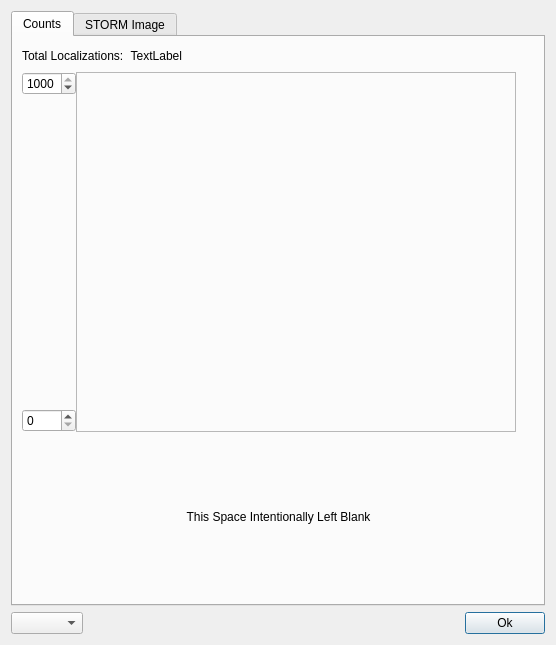
<?xml version="1.0" encoding="UTF-8"?>
<ui version="4.0">
 <class>Dialog</class>
 <widget class="QDialog" name="Dialog">
  <property name="geometry">
   <rect>
    <x>0</x>
    <y>0</y>
    <width>552</width>
    <height>645</height>
   </rect>
  </property>
  <property name="sizePolicy">
   <sizepolicy hsizetype="Preferred" vsizetype="Preferred">
    <horstretch>0</horstretch>
    <verstretch>0</verstretch>
   </sizepolicy>
  </property>
  <property name="minimumSize">
   <size>
    <width>0</width>
    <height>0</height>
   </size>
  </property>
  <property name="maximumSize">
   <size>
    <width>10000</width>
    <height>10000</height>
   </size>
  </property>
  <property name="windowTitle">
   <string>HAL-4000 Spot Counter</string>
  </property>
  <layout class="QVBoxLayout" name="verticalLayout">
   <item>
    <widget class="QTabWidget" name="tabWidget">
     <property name="currentIndex">
      <number>0</number>
     </property>
     <widget class="QWidget" name="countsTab">
      <attribute name="title">
       <string>Counts</string>
      </attribute>
      <layout class="QVBoxLayout" name="verticalLayout_3">
       <item>
        <layout class="QHBoxLayout" name="horizontalLayout_3">
         <item>
          <widget class="QLabel" name="countsText1">
           <property name="text">
            <string>Total Localizations:</string>
           </property>
          </widget>
         </item>
         <item>
          <widget class="QLabel" name="countsLabel1">
           <property name="text">
            <string>TextLabel</string>
           </property>
           <property name="alignment">
            <set>Qt::AlignRight|Qt::AlignTrailing|Qt::AlignVCenter</set>
           </property>
          </widget>
         </item>
         <item>
          <spacer name="horizontalSpacer_2">
           <property name="orientation">
            <enum>Qt::Horizontal</enum>
           </property>
           <property name="sizeHint" stdset="0">
            <size>
             <width>40</width>
             <height>20</height>
            </size>
           </property>
          </spacer>
         </item>
        </layout>
       </item>
       <item>
        <layout class="QHBoxLayout" name="horizontalLayout_2">
         <property name="spacing">
          <number>0</number>
         </property>
         <item>
          <layout class="QVBoxLayout" name="verticalLayout_2">
           <item>
            <widget class="QSpinBox" name="maxSpinBox">
             <property name="minimum">
              <number>10</number>
             </property>
             <property name="maximum">
              <number>1000</number>
             </property>
             <property name="singleStep">
              <number>10</number>
             </property>
             <property name="value">
              <number>1000</number>
             </property>
            </widget>
           </item>
           <item>
            <spacer name="verticalSpacer">
             <property name="orientation">
              <enum>Qt::Vertical</enum>
             </property>
             <property name="sizeHint" stdset="0">
              <size>
               <width>20</width>
               <height>40</height>
              </size>
             </property>
            </spacer>
           </item>
           <item>
            <widget class="QSpinBox" name="minSpinBox">
             <property name="maximum">
              <number>1000</number>
             </property>
             <property name="singleStep">
              <number>10</number>
             </property>
            </widget>
           </item>
          </layout>
         </item>
         <item>
          <widget class="QFrame" name="graphFrame">
           <property name="sizePolicy">
            <sizepolicy hsizetype="MinimumExpanding" vsizetype="Preferred">
             <horstretch>0</horstretch>
             <verstretch>0</verstretch>
            </sizepolicy>
           </property>
           <property name="minimumSize">
            <size>
             <width>440</width>
             <height>360</height>
            </size>
           </property>
           <property name="frameShape">
            <enum>QFrame::StyledPanel</enum>
           </property>
           <property name="frameShadow">
            <enum>QFrame::Sunken</enum>
           </property>
           <zorder></zorder>
          </widget>
         </item>
         <item>
          <spacer name="horizontalSpacer_5">
           <property name="orientation">
            <enum>Qt::Horizontal</enum>
           </property>
           <property name="sizeHint" stdset="0">
            <size>
             <width>40</width>
             <height>20</height>
            </size>
           </property>
          </spacer>
         </item>
        </layout>
       </item>
       <item>
        <spacer name="verticalSpacer_3">
         <property name="orientation">
          <enum>Qt::Vertical</enum>
         </property>
         <property name="sizeHint" stdset="0">
          <size>
           <width>20</width>
           <height>40</height>
          </size>
         </property>
        </spacer>
       </item>
       <item>
        <layout class="QHBoxLayout" name="horizontalLayout_4">
         <item>
          <spacer name="horizontalSpacer_3">
           <property name="orientation">
            <enum>Qt::Horizontal</enum>
           </property>
           <property name="sizeHint" stdset="0">
            <size>
             <width>40</width>
             <height>20</height>
            </size>
           </property>
          </spacer>
         </item>
         <item>
          <widget class="QLabel" name="label">
           <property name="text">
            <string>This Space Intentionally Left Blank</string>
           </property>
           <property name="alignment">
            <set>Qt::AlignCenter</set>
           </property>
          </widget>
         </item>
         <item>
          <spacer name="horizontalSpacer_4">
           <property name="orientation">
            <enum>Qt::Horizontal</enum>
           </property>
           <property name="sizeHint" stdset="0">
            <size>
             <width>40</width>
             <height>20</height>
            </size>
           </property>
          </spacer>
         </item>
        </layout>
       </item>
       <item>
        <spacer name="verticalSpacer_2">
         <property name="orientation">
          <enum>Qt::Vertical</enum>
         </property>
         <property name="sizeHint" stdset="0">
          <size>
           <width>20</width>
           <height>52</height>
          </size>
         </property>
        </spacer>
       </item>
      </layout>
     </widget>
     <widget class="QWidget" name="imageTab">
      <attribute name="title">
       <string>STORM Image</string>
      </attribute>
      <layout class="QVBoxLayout" name="verticalLayout_4">
       <item>
        <layout class="QHBoxLayout" name="horizontalLayout_5">
         <item>
          <widget class="QLabel" name="countsText2">
           <property name="text">
            <string>Total Localizations:</string>
           </property>
          </widget>
         </item>
         <item>
          <widget class="QLabel" name="countsLabel2">
           <property name="text">
            <string>TextLabel</string>
           </property>
           <property name="alignment">
            <set>Qt::AlignRight|Qt::AlignTrailing|Qt::AlignVCenter</set>
           </property>
          </widget>
         </item>
         <item>
          <spacer name="horizontalSpacer_6">
           <property name="orientation">
            <enum>Qt::Horizontal</enum>
           </property>
           <property name="sizeHint" stdset="0">
            <size>
             <width>40</width>
             <height>20</height>
            </size>
           </property>
          </spacer>
         </item>
        </layout>
       </item>
       <item>
        <widget class="QFrame" name="imageFrame">
         <property name="sizePolicy">
          <sizepolicy hsizetype="MinimumExpanding" vsizetype="MinimumExpanding">
           <horstretch>0</horstretch>
           <verstretch>0</verstretch>
          </sizepolicy>
         </property>
         <property name="minimumSize">
          <size>
           <width>512</width>
           <height>512</height>
          </size>
         </property>
         <property name="frameShape">
          <enum>QFrame::StyledPanel</enum>
         </property>
         <property name="frameShadow">
          <enum>QFrame::Sunken</enum>
         </property>
        </widget>
       </item>
      </layout>
     </widget>
    </widget>
   </item>
   <item>
    <layout class="QHBoxLayout" name="horizontalLayout">
     <item>
      <widget class="QComboBox" name="feedComboBox"/>
     </item>
     <item>
      <spacer name="horizontalSpacer">
       <property name="orientation">
        <enum>Qt::Horizontal</enum>
       </property>
       <property name="sizeHint" stdset="0">
        <size>
         <width>40</width>
         <height>20</height>
        </size>
       </property>
      </spacer>
     </item>
     <item>
      <widget class="QPushButton" name="okButton">
       <property name="text">
        <string>Ok</string>
       </property>
      </widget>
     </item>
    </layout>
   </item>
  </layout>
 </widget>
 <resources/>
 <connections/>
</ui>
